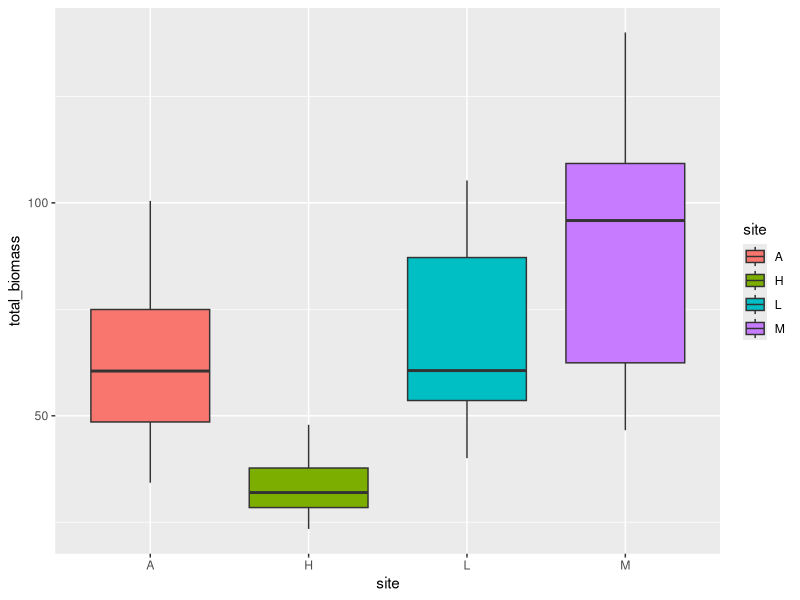

This figure's R source:
##########################
#### Mt Gonga Biomass ####
##########################


#### Loading libraries ####

library(tidyverse) #dplyr included
library(readxl)



#### Importing the data ####

gonga_biomass <- "biomass2015.xls"


#Option 1 (each sheet separately)

#Find the names of the Excel-sheets
#excel_sheets(path = gonga_biomass)

#Importing each sheet
#site_L <- read_excel(gonga_biomass, sheet = "Site L")
#site_M <- read_excel(gonga_biomass, sheet = "Site M")
#site_A <- read_excel(gonga_biomass, sheet = "Site A")
#site_H <- read_excel(gonga_biomass, sheet = "Site H")


#Option 2 (all sheets together - better option)
gonga_data <- 1:4 %>%
  map_dfr(~read_excel(path = "biomass2015.xls", sheet = .x))




#### Summarise production to find total biomass ####

gonga_biomass.df <- gonga_data %>%
  group_by(site, plot) %>%
  summarise(total_biomass = sum(production, na.rm = TRUE))



#### Making the plot ####
biomass_figure <- ggplot(data = gonga_biomass.df, aes(x = site, y = total_biomass, fill = site)) +
  geom_boxplot()

biomass_figure

